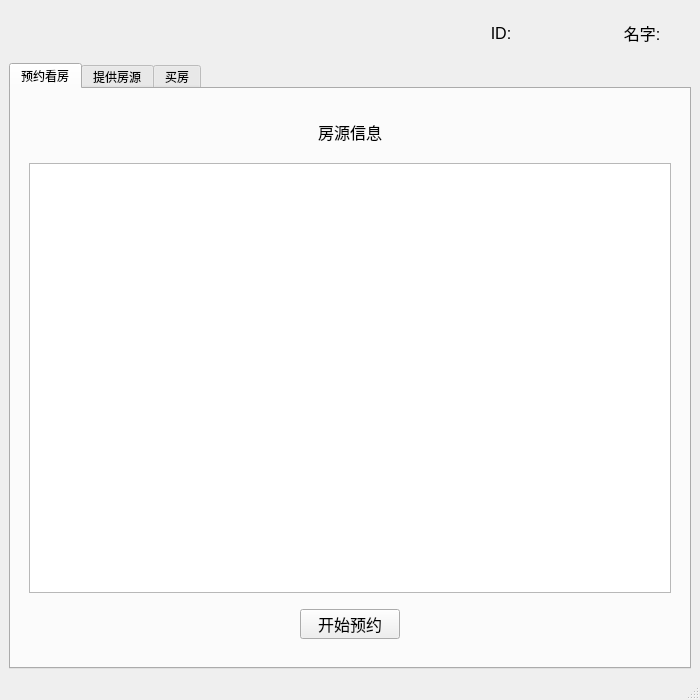
<?xml version="1.0" encoding="UTF-8"?>
<ui version="4.0">
 <class>CustomScreen</class>
 <widget class="QMainWindow" name="CustomScreen">
  <property name="geometry">
   <rect>
    <x>0</x>
    <y>0</y>
    <width>700</width>
    <height>700</height>
   </rect>
  </property>
  <property name="minimumSize">
   <size>
    <width>700</width>
    <height>700</height>
   </size>
  </property>
  <property name="maximumSize">
   <size>
    <width>700</width>
    <height>700</height>
   </size>
  </property>
  <property name="windowTitle">
   <string>用户界面</string>
  </property>
  <widget class="QWidget" name="WGT_Main">
   <layout class="QVBoxLayout" name="verticalLayout">
    <item>
     <widget class="QWidget" name="WGT_Info" native="true">
      <layout class="QHBoxLayout" name="horizontalLayout_8">
       <item>
        <spacer name="horizontalSpacer_16">
         <property name="orientation">
          <enum>Qt::Horizontal</enum>
         </property>
         <property name="sizeHint" stdset="0">
          <size>
           <width>443</width>
           <height>20</height>
          </size>
         </property>
        </spacer>
       </item>
       <item>
        <widget class="QLabel" name="LBL_ID">
         <property name="minimumSize">
          <size>
           <width>80</width>
           <height>30</height>
          </size>
         </property>
         <property name="maximumSize">
          <size>
           <width>80</width>
           <height>30</height>
          </size>
         </property>
         <property name="font">
          <font>
           <pointsize>12</pointsize>
          </font>
         </property>
         <property name="text">
          <string>ID:</string>
         </property>
         <property name="alignment">
          <set>Qt::AlignCenter</set>
         </property>
        </widget>
       </item>
       <item>
        <spacer name="horizontalSpacer_18">
         <property name="orientation">
          <enum>Qt::Horizontal</enum>
         </property>
         <property name="sizeHint" stdset="0">
          <size>
           <width>50</width>
           <height>20</height>
          </size>
         </property>
        </spacer>
       </item>
       <item>
        <widget class="QLabel" name="LBL_Name">
         <property name="minimumSize">
          <size>
           <width>80</width>
           <height>30</height>
          </size>
         </property>
         <property name="maximumSize">
          <size>
           <width>80</width>
           <height>30</height>
          </size>
         </property>
         <property name="font">
          <font>
           <pointsize>12</pointsize>
          </font>
         </property>
         <property name="text">
          <string>名字:</string>
         </property>
         <property name="alignment">
          <set>Qt::AlignCenter</set>
         </property>
        </widget>
       </item>
      </layout>
     </widget>
    </item>
    <item>
     <widget class="QTabWidget" name="TWT_Function">
      <property name="tabPosition">
       <enum>QTabWidget::North</enum>
      </property>
      <property name="currentIndex">
       <number>0</number>
      </property>
      <widget class="QWidget" name="TAB_Reservation">
       <attribute name="title">
        <string>预约看房</string>
       </attribute>
       <layout class="QVBoxLayout" name="verticalLayout_5">
        <item>
         <widget class="QStackedWidget" name="SWT_House">
          <property name="currentIndex">
           <number>0</number>
          </property>
          <widget class="QWidget" name="page">
           <layout class="QVBoxLayout" name="verticalLayout_2">
            <item>
             <widget class="QWidget" name="WGT_ShowHouseTitle" native="true">
              <property name="minimumSize">
               <size>
                <width>0</width>
                <height>50</height>
               </size>
              </property>
              <property name="maximumSize">
               <size>
                <width>16777215</width>
                <height>50</height>
               </size>
              </property>
              <layout class="QHBoxLayout" name="horizontalLayout">
               <item>
                <spacer name="horizontalSpacer">
                 <property name="orientation">
                  <enum>Qt::Horizontal</enum>
                 </property>
                 <property name="sizeHint" stdset="0">
                  <size>
                   <width>253</width>
                   <height>20</height>
                  </size>
                 </property>
                </spacer>
               </item>
               <item>
                <widget class="QLabel" name="LBL_HouseTitle">
                 <property name="minimumSize">
                  <size>
                   <width>100</width>
                   <height>30</height>
                  </size>
                 </property>
                 <property name="maximumSize">
                  <size>
                   <width>100</width>
                   <height>30</height>
                  </size>
                 </property>
                 <property name="font">
                  <font>
                   <pointsize>12</pointsize>
                  </font>
                 </property>
                 <property name="text">
                  <string>房源信息</string>
                 </property>
                 <property name="alignment">
                  <set>Qt::AlignCenter</set>
                 </property>
                </widget>
               </item>
               <item>
                <spacer name="horizontalSpacer_2">
                 <property name="orientation">
                  <enum>Qt::Horizontal</enum>
                 </property>
                 <property name="sizeHint" stdset="0">
                  <size>
                   <width>40</width>
                   <height>20</height>
                  </size>
                 </property>
                </spacer>
               </item>
              </layout>
             </widget>
            </item>
            <item>
             <widget class="QTableView" name="TBW_HouseInfo"/>
            </item>
            <item>
             <widget class="QWidget" name="WGT_StartResBtn" native="true">
              <property name="minimumSize">
               <size>
                <width>0</width>
                <height>50</height>
               </size>
              </property>
              <property name="maximumSize">
               <size>
                <width>16777215</width>
                <height>50</height>
               </size>
              </property>
              <layout class="QHBoxLayout" name="horizontalLayout_3">
               <item>
                <spacer name="horizontalSpacer_3">
                 <property name="orientation">
                  <enum>Qt::Horizontal</enum>
                 </property>
                 <property name="sizeHint" stdset="0">
                  <size>
                   <width>253</width>
                   <height>20</height>
                  </size>
                 </property>
                </spacer>
               </item>
               <item>
                <widget class="QPushButton" name="BTN_ReserveNext">
                 <property name="sizePolicy">
                  <sizepolicy hsizetype="Preferred" vsizetype="Preferred">
                   <horstretch>0</horstretch>
                   <verstretch>0</verstretch>
                  </sizepolicy>
                 </property>
                 <property name="minimumSize">
                  <size>
                   <width>100</width>
                   <height>30</height>
                  </size>
                 </property>
                 <property name="maximumSize">
                  <size>
                   <width>100</width>
                   <height>30</height>
                  </size>
                 </property>
                 <property name="font">
                  <font>
                   <pointsize>12</pointsize>
                  </font>
                 </property>
                 <property name="text">
                  <string>开始预约</string>
                 </property>
                </widget>
               </item>
               <item>
                <spacer name="horizontalSpacer_4">
                 <property name="orientation">
                  <enum>Qt::Horizontal</enum>
                 </property>
                 <property name="sizeHint" stdset="0">
                  <size>
                   <width>253</width>
                   <height>20</height>
                  </size>
                 </property>
                </spacer>
               </item>
              </layout>
             </widget>
            </item>
           </layout>
          </widget>
          <widget class="QWidget" name="page_2">
           <layout class="QVBoxLayout" name="verticalLayout_3">
            <item>
             <widget class="QWidget" name="WGT_ReserveTitle" native="true">
              <layout class="QHBoxLayout" name="horizontalLayout_7">
               <item>
                <spacer name="horizontalSpacer_5">
                 <property name="orientation">
                  <enum>Qt::Horizontal</enum>
                 </property>
                 <property name="sizeHint" stdset="0">
                  <size>
                   <width>253</width>
                   <height>20</height>
                  </size>
                 </property>
                </spacer>
               </item>
               <item>
                <widget class="QLabel" name="LBL_ReserveTitle">
                 <property name="minimumSize">
                  <size>
                   <width>100</width>
                   <height>30</height>
                  </size>
                 </property>
                 <property name="maximumSize">
                  <size>
                   <width>100</width>
                   <height>30</height>
                  </size>
                 </property>
                 <property name="font">
                  <font>
                   <pointsize>12</pointsize>
                  </font>
                 </property>
                 <property name="text">
                  <string>预约看房</string>
                 </property>
                 <property name="alignment">
                  <set>Qt::AlignCenter</set>
                 </property>
                </widget>
               </item>
               <item>
                <spacer name="horizontalSpacer_6">
                 <property name="orientation">
                  <enum>Qt::Horizontal</enum>
                 </property>
                 <property name="sizeHint" stdset="0">
                  <size>
                   <width>253</width>
                   <height>20</height>
                  </size>
                 </property>
                </spacer>
               </item>
              </layout>
             </widget>
            </item>
            <item>
             <widget class="QWidget" name="WGT_ResID" native="true">
              <layout class="QHBoxLayout" name="horizontalLayout_16">
               <item>
                <spacer name="horizontalSpacer_32">
                 <property name="orientation">
                  <enum>Qt::Horizontal</enum>
                 </property>
                 <property name="sizeHint" stdset="0">
                  <size>
                   <width>160</width>
                   <height>20</height>
                  </size>
                 </property>
                </spacer>
               </item>
               <item>
                <widget class="QLabel" name="LBL_ResID">
                 <property name="minimumSize">
                  <size>
                   <width>80</width>
                   <height>30</height>
                  </size>
                 </property>
                 <property name="maximumSize">
                  <size>
                   <width>80</width>
                   <height>30</height>
                  </size>
                 </property>
                 <property name="font">
                  <font>
                   <pointsize>12</pointsize>
                  </font>
                 </property>
                 <property name="text">
                  <string>预约ID:</string>
                 </property>
                 <property name="alignment">
                  <set>Qt::AlignCenter</set>
                 </property>
                </widget>
               </item>
               <item>
                <widget class="QLineEdit" name="LET_ResID">
                 <property name="sizePolicy">
                  <sizepolicy hsizetype="Preferred" vsizetype="Preferred">
                   <horstretch>0</horstretch>
                   <verstretch>0</verstretch>
                  </sizepolicy>
                 </property>
                 <property name="minimumSize">
                  <size>
                   <width>200</width>
                   <height>30</height>
                  </size>
                 </property>
                 <property name="maximumSize">
                  <size>
                   <width>200</width>
                   <height>30</height>
                  </size>
                 </property>
                 <property name="font">
                  <font>
                   <pointsize>9</pointsize>
                  </font>
                 </property>
                 <property name="alignment">
                  <set>Qt::AlignLeading|Qt::AlignLeft|Qt::AlignVCenter</set>
                 </property>
                </widget>
               </item>
               <item>
                <spacer name="horizontalSpacer_33">
                 <property name="orientation">
                  <enum>Qt::Horizontal</enum>
                 </property>
                 <property name="sizeHint" stdset="0">
                  <size>
                   <width>160</width>
                   <height>20</height>
                  </size>
                 </property>
                </spacer>
               </item>
              </layout>
             </widget>
            </item>
            <item>
             <widget class="QWidget" name="WGT_SelectHouse" native="true">
              <layout class="QHBoxLayout" name="horizontalLayout_4">
               <item>
                <spacer name="horizontalSpacer_7">
                 <property name="orientation">
                  <enum>Qt::Horizontal</enum>
                 </property>
                 <property name="sizeHint" stdset="0">
                  <size>
                   <width>160</width>
                   <height>20</height>
                  </size>
                 </property>
                </spacer>
               </item>
               <item>
                <widget class="QLabel" name="LBL_SelectHouse">
                 <property name="minimumSize">
                  <size>
                   <width>80</width>
                   <height>30</height>
                  </size>
                 </property>
                 <property name="maximumSize">
                  <size>
                   <width>80</width>
                   <height>30</height>
                  </size>
                 </property>
                 <property name="font">
                  <font>
                   <pointsize>12</pointsize>
                  </font>
                 </property>
                 <property name="text">
                  <string>房源ID:</string>
                 </property>
                 <property name="alignment">
                  <set>Qt::AlignCenter</set>
                 </property>
                </widget>
               </item>
               <item>
                <widget class="QLineEdit" name="LET_SelectHouse">
                 <property name="sizePolicy">
                  <sizepolicy hsizetype="Preferred" vsizetype="Preferred">
                   <horstretch>0</horstretch>
                   <verstretch>0</verstretch>
                  </sizepolicy>
                 </property>
                 <property name="minimumSize">
                  <size>
                   <width>200</width>
                   <height>30</height>
                  </size>
                 </property>
                 <property name="maximumSize">
                  <size>
                   <width>200</width>
                   <height>30</height>
                  </size>
                 </property>
                </widget>
               </item>
               <item>
                <spacer name="horizontalSpacer_8">
                 <property name="orientation">
                  <enum>Qt::Horizontal</enum>
                 </property>
                 <property name="sizeHint" stdset="0">
                  <size>
                   <width>105</width>
                   <height>20</height>
                  </size>
                 </property>
                </spacer>
               </item>
              </layout>
             </widget>
            </item>
            <item>
             <widget class="QWidget" name="WGT_SelectTime" native="true">
              <layout class="QHBoxLayout" name="horizontalLayout_5">
               <item>
                <spacer name="horizontalSpacer_9">
                 <property name="orientation">
                  <enum>Qt::Horizontal</enum>
                 </property>
                 <property name="sizeHint" stdset="0">
                  <size>
                   <width>160</width>
                   <height>20</height>
                  </size>
                 </property>
                </spacer>
               </item>
               <item>
                <widget class="QLabel" name="LBL_SelectTime">
                 <property name="minimumSize">
                  <size>
                   <width>80</width>
                   <height>30</height>
                  </size>
                 </property>
                 <property name="maximumSize">
                  <size>
                   <width>80</width>
                   <height>30</height>
                  </size>
                 </property>
                 <property name="font">
                  <font>
                   <pointsize>12</pointsize>
                  </font>
                 </property>
                 <property name="text">
                  <string>选择时间:</string>
                 </property>
                 <property name="alignment">
                  <set>Qt::AlignCenter</set>
                 </property>
                </widget>
               </item>
               <item>
                <widget class="QDateTimeEdit" name="DET_SelectTime">
                 <property name="sizePolicy">
                  <sizepolicy hsizetype="Preferred" vsizetype="Preferred">
                   <horstretch>0</horstretch>
                   <verstretch>0</verstretch>
                  </sizepolicy>
                 </property>
                 <property name="minimumSize">
                  <size>
                   <width>200</width>
                   <height>30</height>
                  </size>
                 </property>
                 <property name="maximumSize">
                  <size>
                   <width>200</width>
                   <height>30</height>
                  </size>
                 </property>
                 <property name="font">
                  <font>
                   <pointsize>12</pointsize>
                  </font>
                 </property>
                 <property name="alignment">
                  <set>Qt::AlignCenter</set>
                 </property>
                 <property name="date">
                  <date>
                   <year>2024</year>
                   <month>4</month>
                   <day>1</day>
                  </date>
                 </property>
                 <property name="time">
                  <time>
                   <hour>13</hour>
                   <minute>0</minute>
                   <second>0</second>
                  </time>
                 </property>
                 <property name="maximumDate">
                  <date>
                   <year>2030</year>
                   <month>12</month>
                   <day>31</day>
                  </date>
                 </property>
                 <property name="minimumDate">
                  <date>
                   <year>2024</year>
                   <month>3</month>
                   <day>31</day>
                  </date>
                 </property>
                 <property name="displayFormat">
                  <string>yyyy/M/d H时</string>
                 </property>
                </widget>
               </item>
               <item>
                <spacer name="horizontalSpacer_10">
                 <property name="orientation">
                  <enum>Qt::Horizontal</enum>
                 </property>
                 <property name="sizeHint" stdset="0">
                  <size>
                   <width>160</width>
                   <height>20</height>
                  </size>
                 </property>
                </spacer>
               </item>
              </layout>
             </widget>
            </item>
            <item>
             <widget class="QWidget" name="WGT_ReserveBtn" native="true">
              <layout class="QHBoxLayout" name="horizontalLayout_6">
               <item>
                <spacer name="horizontalSpacer_13">
                 <property name="orientation">
                  <enum>Qt::Horizontal</enum>
                 </property>
                 <property name="sizeHint" stdset="0">
                  <size>
                   <width>130</width>
                   <height>20</height>
                  </size>
                 </property>
                </spacer>
               </item>
               <item>
                <widget class="QPushButton" name="BTN_ReserveEnsure">
                 <property name="sizePolicy">
                  <sizepolicy hsizetype="Preferred" vsizetype="Preferred">
                   <horstretch>0</horstretch>
                   <verstretch>0</verstretch>
                  </sizepolicy>
                 </property>
                 <property name="minimumSize">
                  <size>
                   <width>100</width>
                   <height>30</height>
                  </size>
                 </property>
                 <property name="maximumSize">
                  <size>
                   <width>100</width>
                   <height>30</height>
                  </size>
                 </property>
                 <property name="font">
                  <font>
                   <pointsize>12</pointsize>
                  </font>
                 </property>
                 <property name="text">
                  <string>确定</string>
                 </property>
                </widget>
               </item>
               <item>
                <spacer name="horizontalSpacer_15">
                 <property name="orientation">
                  <enum>Qt::Horizontal</enum>
                 </property>
                 <property name="sizeHint" stdset="0">
                  <size>
                   <width>40</width>
                   <height>20</height>
                  </size>
                 </property>
                </spacer>
               </item>
               <item>
                <widget class="QPushButton" name="BTN_ReservePre">
                 <property name="minimumSize">
                  <size>
                   <width>100</width>
                   <height>30</height>
                  </size>
                 </property>
                 <property name="maximumSize">
                  <size>
                   <width>100</width>
                   <height>30</height>
                  </size>
                 </property>
                 <property name="font">
                  <font>
                   <pointsize>12</pointsize>
                  </font>
                 </property>
                 <property name="text">
                  <string>查看房源</string>
                 </property>
                </widget>
               </item>
               <item>
                <spacer name="horizontalSpacer_14">
                 <property name="orientation">
                  <enum>Qt::Horizontal</enum>
                 </property>
                 <property name="sizeHint" stdset="0">
                  <size>
                   <width>130</width>
                   <height>20</height>
                  </size>
                 </property>
                </spacer>
               </item>
              </layout>
             </widget>
            </item>
           </layout>
          </widget>
         </widget>
        </item>
       </layout>
      </widget>
      <widget class="QWidget" name="TAB_SaleHouse">
       <attribute name="title">
        <string>提供房源</string>
       </attribute>
       <layout class="QVBoxLayout" name="verticalLayout_4">
        <item>
         <widget class="QWidget" name="WGT_SellTitle" native="true">
          <property name="minimumSize">
           <size>
            <width>0</width>
            <height>100</height>
           </size>
          </property>
          <property name="maximumSize">
           <size>
            <width>16777215</width>
            <height>100</height>
           </size>
          </property>
          <layout class="QHBoxLayout" name="horizontalLayout_9">
           <item>
            <spacer name="horizontalSpacer_17">
             <property name="orientation">
              <enum>Qt::Horizontal</enum>
             </property>
             <property name="sizeHint" stdset="0">
              <size>
               <width>262</width>
               <height>20</height>
              </size>
             </property>
            </spacer>
           </item>
           <item>
            <widget class="QLabel" name="LBL_SellTitle">
             <property name="minimumSize">
              <size>
               <width>100</width>
               <height>30</height>
              </size>
             </property>
             <property name="maximumSize">
              <size>
               <width>100</width>
               <height>30</height>
              </size>
             </property>
             <property name="font">
              <font>
               <pointsize>12</pointsize>
              </font>
             </property>
             <property name="text">
              <string>填写信息</string>
             </property>
             <property name="alignment">
              <set>Qt::AlignCenter</set>
             </property>
            </widget>
           </item>
           <item>
            <spacer name="horizontalSpacer_19">
             <property name="orientation">
              <enum>Qt::Horizontal</enum>
             </property>
             <property name="sizeHint" stdset="0">
              <size>
               <width>262</width>
               <height>20</height>
              </size>
             </property>
            </spacer>
           </item>
          </layout>
         </widget>
        </item>
        <item>
         <widget class="QWidget" name="WGT_Number" native="true">
          <layout class="QHBoxLayout" name="horizontalLayout_15">
           <item>
            <spacer name="horizontalSpacer_11">
             <property name="orientation">
              <enum>Qt::Horizontal</enum>
             </property>
             <property name="sizeHint" stdset="0">
              <size>
               <width>169</width>
               <height>20</height>
              </size>
             </property>
            </spacer>
           </item>
           <item>
            <widget class="QLabel" name="LBL_HouseID">
             <property name="minimumSize">
              <size>
               <width>80</width>
               <height>30</height>
              </size>
             </property>
             <property name="maximumSize">
              <size>
               <width>80</width>
               <height>30</height>
              </size>
             </property>
             <property name="font">
              <font>
               <pointsize>12</pointsize>
              </font>
             </property>
             <property name="text">
              <string>房源ID：</string>
             </property>
             <property name="alignment">
              <set>Qt::AlignCenter</set>
             </property>
            </widget>
           </item>
           <item>
            <widget class="QLineEdit" name="LET_SetID">
             <property name="sizePolicy">
              <sizepolicy hsizetype="Preferred" vsizetype="Preferred">
               <horstretch>0</horstretch>
               <verstretch>0</verstretch>
              </sizepolicy>
             </property>
             <property name="minimumSize">
              <size>
               <width>200</width>
               <height>30</height>
              </size>
             </property>
             <property name="maximumSize">
              <size>
               <width>200</width>
               <height>30</height>
              </size>
             </property>
            </widget>
           </item>
           <item>
            <spacer name="horizontalSpacer_12">
             <property name="orientation">
              <enum>Qt::Horizontal</enum>
             </property>
             <property name="sizeHint" stdset="0">
              <size>
               <width>169</width>
               <height>20</height>
              </size>
             </property>
            </spacer>
           </item>
          </layout>
         </widget>
        </item>
        <item>
         <widget class="QWidget" name="WGT_HousePos" native="true">
          <layout class="QHBoxLayout" name="horizontalLayout_10">
           <item>
            <spacer name="horizontalSpacer_20">
             <property name="orientation">
              <enum>Qt::Horizontal</enum>
             </property>
             <property name="sizeHint" stdset="0">
              <size>
               <width>169</width>
               <height>20</height>
              </size>
             </property>
            </spacer>
           </item>
           <item>
            <widget class="QLabel" name="LBL_HousePos">
             <property name="minimumSize">
              <size>
               <width>80</width>
               <height>30</height>
              </size>
             </property>
             <property name="maximumSize">
              <size>
               <width>80</width>
               <height>30</height>
              </size>
             </property>
             <property name="font">
              <font>
               <pointsize>12</pointsize>
              </font>
             </property>
             <property name="text">
              <string>位置:</string>
             </property>
             <property name="alignment">
              <set>Qt::AlignCenter</set>
             </property>
            </widget>
           </item>
           <item>
            <widget class="QLineEdit" name="LET_HousePos">
             <property name="sizePolicy">
              <sizepolicy hsizetype="Preferred" vsizetype="Preferred">
               <horstretch>0</horstretch>
               <verstretch>0</verstretch>
              </sizepolicy>
             </property>
             <property name="minimumSize">
              <size>
               <width>200</width>
               <height>30</height>
              </size>
             </property>
             <property name="maximumSize">
              <size>
               <width>200</width>
               <height>30</height>
              </size>
             </property>
            </widget>
           </item>
           <item>
            <spacer name="horizontalSpacer_21">
             <property name="orientation">
              <enum>Qt::Horizontal</enum>
             </property>
             <property name="sizeHint" stdset="0">
              <size>
               <width>169</width>
               <height>20</height>
              </size>
             </property>
            </spacer>
           </item>
          </layout>
         </widget>
        </item>
        <item>
         <widget class="QWidget" name="WGT_HousePrice" native="true">
          <layout class="QHBoxLayout" name="horizontalLayout_11">
           <item>
            <spacer name="horizontalSpacer_22">
             <property name="orientation">
              <enum>Qt::Horizontal</enum>
             </property>
             <property name="sizeHint" stdset="0">
              <size>
               <width>169</width>
               <height>20</height>
              </size>
             </property>
            </spacer>
           </item>
           <item>
            <widget class="QLabel" name="LBL_HousePrice">
             <property name="minimumSize">
              <size>
               <width>80</width>
               <height>30</height>
              </size>
             </property>
             <property name="maximumSize">
              <size>
               <width>80</width>
               <height>30</height>
              </size>
             </property>
             <property name="font">
              <font>
               <pointsize>12</pointsize>
              </font>
             </property>
             <property name="text">
              <string>价格:</string>
             </property>
             <property name="alignment">
              <set>Qt::AlignCenter</set>
             </property>
            </widget>
           </item>
           <item>
            <widget class="QLineEdit" name="LET_HousePrice">
             <property name="sizePolicy">
              <sizepolicy hsizetype="Preferred" vsizetype="Preferred">
               <horstretch>0</horstretch>
               <verstretch>0</verstretch>
              </sizepolicy>
             </property>
             <property name="minimumSize">
              <size>
               <width>200</width>
               <height>30</height>
              </size>
             </property>
             <property name="maximumSize">
              <size>
               <width>200</width>
               <height>30</height>
              </size>
             </property>
            </widget>
           </item>
           <item>
            <spacer name="horizontalSpacer_23">
             <property name="orientation">
              <enum>Qt::Horizontal</enum>
             </property>
             <property name="sizeHint" stdset="0">
              <size>
               <width>169</width>
               <height>20</height>
              </size>
             </property>
            </spacer>
           </item>
          </layout>
         </widget>
        </item>
        <item>
         <widget class="QWidget" name="widget" native="true">
          <property name="minimumSize">
           <size>
            <width>0</width>
            <height>100</height>
           </size>
          </property>
          <property name="maximumSize">
           <size>
            <width>16777215</width>
            <height>100</height>
           </size>
          </property>
          <layout class="QHBoxLayout" name="horizontalLayout_12">
           <item>
            <spacer name="horizontalSpacer_24">
             <property name="orientation">
              <enum>Qt::Horizontal</enum>
             </property>
             <property name="sizeHint" stdset="0">
              <size>
               <width>262</width>
               <height>20</height>
              </size>
             </property>
            </spacer>
           </item>
           <item>
            <widget class="QPushButton" name="BTN_SellEnsure">
             <property name="sizePolicy">
              <sizepolicy hsizetype="Preferred" vsizetype="Preferred">
               <horstretch>0</horstretch>
               <verstretch>0</verstretch>
              </sizepolicy>
             </property>
             <property name="minimumSize">
              <size>
               <width>100</width>
               <height>30</height>
              </size>
             </property>
             <property name="maximumSize">
              <size>
               <width>100</width>
               <height>30</height>
              </size>
             </property>
             <property name="font">
              <font>
               <pointsize>12</pointsize>
              </font>
             </property>
             <property name="text">
              <string>确定</string>
             </property>
            </widget>
           </item>
           <item>
            <spacer name="horizontalSpacer_25">
             <property name="orientation">
              <enum>Qt::Horizontal</enum>
             </property>
             <property name="sizeHint" stdset="0">
              <size>
               <width>262</width>
               <height>20</height>
              </size>
             </property>
            </spacer>
           </item>
          </layout>
         </widget>
        </item>
       </layout>
      </widget>
      <widget class="QWidget" name="TAB_BuyHouse">
       <attribute name="title">
        <string>买房</string>
       </attribute>
       <layout class="QVBoxLayout" name="verticalLayout_6">
        <item>
         <widget class="QWidget" name="WGT_BuyTitle" native="true">
          <property name="minimumSize">
           <size>
            <width>0</width>
            <height>100</height>
           </size>
          </property>
          <property name="maximumSize">
           <size>
            <width>16777215</width>
            <height>100</height>
           </size>
          </property>
          <layout class="QHBoxLayout" name="horizontalLayout_2">
           <item>
            <spacer name="horizontalSpacer_26">
             <property name="orientation">
              <enum>Qt::Horizontal</enum>
             </property>
             <property name="sizeHint" stdset="0">
              <size>
               <width>262</width>
               <height>20</height>
              </size>
             </property>
            </spacer>
           </item>
           <item>
            <widget class="QLabel" name="label">
             <property name="minimumSize">
              <size>
               <width>100</width>
               <height>30</height>
              </size>
             </property>
             <property name="maximumSize">
              <size>
               <width>100</width>
               <height>30</height>
              </size>
             </property>
             <property name="font">
              <font>
               <pointsize>12</pointsize>
              </font>
             </property>
             <property name="text">
              <string>买房</string>
             </property>
             <property name="alignment">
              <set>Qt::AlignCenter</set>
             </property>
            </widget>
           </item>
           <item>
            <spacer name="horizontalSpacer_27">
             <property name="orientation">
              <enum>Qt::Horizontal</enum>
             </property>
             <property name="sizeHint" stdset="0">
              <size>
               <width>262</width>
               <height>20</height>
              </size>
             </property>
            </spacer>
           </item>
          </layout>
         </widget>
        </item>
        <item>
         <widget class="QWidget" name="WGT_BuyHouse" native="true">
          <layout class="QHBoxLayout" name="horizontalLayout_13">
           <item>
            <spacer name="horizontalSpacer_30">
             <property name="orientation">
              <enum>Qt::Horizontal</enum>
             </property>
             <property name="sizeHint" stdset="0">
              <size>
               <width>169</width>
               <height>20</height>
              </size>
             </property>
            </spacer>
           </item>
           <item>
            <widget class="QLabel" name="LBL_BuyHouse">
             <property name="minimumSize">
              <size>
               <width>80</width>
               <height>30</height>
              </size>
             </property>
             <property name="maximumSize">
              <size>
               <width>80</width>
               <height>30</height>
              </size>
             </property>
             <property name="font">
              <font>
               <pointsize>12</pointsize>
              </font>
             </property>
             <property name="text">
              <string>房源ID:</string>
             </property>
             <property name="alignment">
              <set>Qt::AlignCenter</set>
             </property>
            </widget>
           </item>
           <item>
            <widget class="QLineEdit" name="LET_BuyHouse">
             <property name="sizePolicy">
              <sizepolicy hsizetype="Preferred" vsizetype="Preferred">
               <horstretch>0</horstretch>
               <verstretch>0</verstretch>
              </sizepolicy>
             </property>
             <property name="minimumSize">
              <size>
               <width>200</width>
               <height>30</height>
              </size>
             </property>
             <property name="maximumSize">
              <size>
               <width>196</width>
               <height>30</height>
              </size>
             </property>
            </widget>
           </item>
           <item>
            <spacer name="horizontalSpacer_31">
             <property name="orientation">
              <enum>Qt::Horizontal</enum>
             </property>
             <property name="sizeHint" stdset="0">
              <size>
               <width>169</width>
               <height>20</height>
              </size>
             </property>
            </spacer>
           </item>
          </layout>
         </widget>
        </item>
        <item>
         <widget class="QWidget" name="WGT_BuyEnsure" native="true">
          <property name="minimumSize">
           <size>
            <width>0</width>
            <height>200</height>
           </size>
          </property>
          <property name="maximumSize">
           <size>
            <width>16777215</width>
            <height>200</height>
           </size>
          </property>
          <layout class="QHBoxLayout" name="horizontalLayout_14">
           <item>
            <spacer name="horizontalSpacer_28">
             <property name="orientation">
              <enum>Qt::Horizontal</enum>
             </property>
             <property name="sizeHint" stdset="0">
              <size>
               <width>262</width>
               <height>20</height>
              </size>
             </property>
            </spacer>
           </item>
           <item>
            <widget class="QPushButton" name="BTN_BuyEnsure">
             <property name="sizePolicy">
              <sizepolicy hsizetype="Preferred" vsizetype="Preferred">
               <horstretch>0</horstretch>
               <verstretch>0</verstretch>
              </sizepolicy>
             </property>
             <property name="minimumSize">
              <size>
               <width>100</width>
               <height>30</height>
              </size>
             </property>
             <property name="maximumSize">
              <size>
               <width>100</width>
               <height>30</height>
              </size>
             </property>
             <property name="text">
              <string>确定</string>
             </property>
            </widget>
           </item>
           <item>
            <spacer name="horizontalSpacer_29">
             <property name="orientation">
              <enum>Qt::Horizontal</enum>
             </property>
             <property name="sizeHint" stdset="0">
              <size>
               <width>262</width>
               <height>20</height>
              </size>
             </property>
            </spacer>
           </item>
          </layout>
         </widget>
        </item>
       </layout>
      </widget>
     </widget>
    </item>
   </layout>
  </widget>
  <widget class="QStatusBar" name="statusbar"/>
 </widget>
 <resources/>
 <connections/>
</ui>
